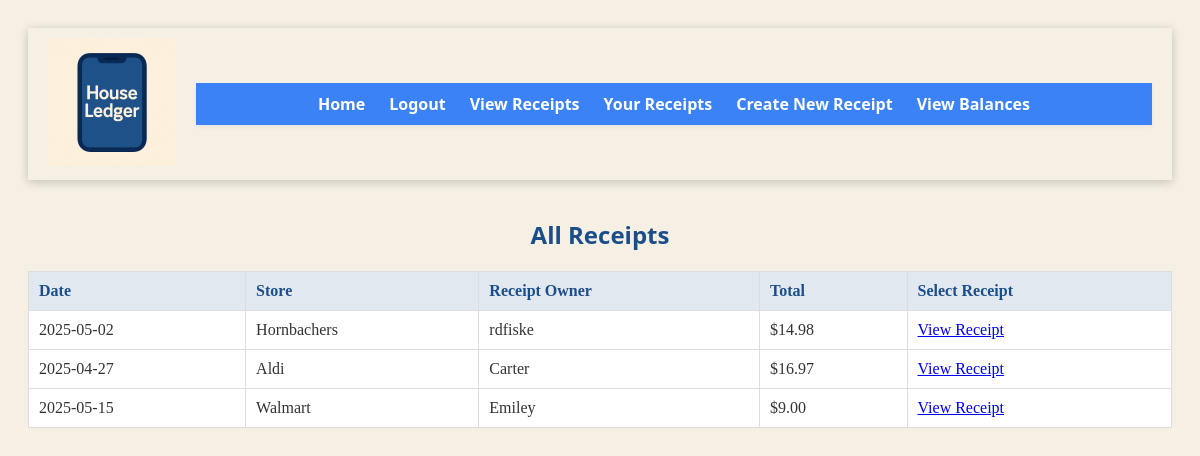
Page /view_receipts.php (signed in) on the committed database.
### tables this page shows
CREATE TABLE `receipts` (
  `receipt_id` int(11) NOT NULL,
  `user_id` int(11) NOT NULL,
  `store_name` varchar(256) NOT NULL,
  `receipt_date` date NOT NULL
);

CREATE TABLE `users` (
  `user_id` int(11) NOT NULL,
  `user_name` varchar(256) NOT NULL,
  `user_password` varchar(256) NOT NULL,
  `household_id` int(11) NOT NULL,
  `user_household_id` int(11) NOT NULL COMMENT 'Indicates position within the household'
);

### view_receipts.php (the view, shortened to what this page needs)
<!DOCTYPE HTML>
<html>
    <header>
            <?php include 'header.php'; ?>
        </header>
    <body>
        <br />
        <h2>All Receipts</h2>
        <table id="ordertable"> <! https://datatables.net/extensions/select/examples/initialisation/checkbox.html and https://www.washington.edu/accesscomputing/webd2/student/unit2/module5/lesson1.html>
            <thead>
                <tr>
                    <th scope="col" id="date">Date</th>
                    <th scope="col" id="store">Store</th>
                    <th scope="col" id="purchaser">Receipt Owner</th>
                    <th scope="col" id="total">Total</th>
                    <th scope="col" id="select_receipt">Select Receipt</th>
                </tr>
            </thead>
            <tbody>
                <?php
                    try {
                        $conn = OpenCon();
                        $user_id = $_SESSION["UserSession"];
                        $receipt_cost = "";
                        $result1 = $conn->query("SELECT household_id FROM users WHERE user_id = $user_id");
                        foreach ($result1 as $row1) {
                            $user_household_id = $row1["household_id"];
                            $result2 = $conn->query("SELECT user_id,user_name FROM users WHERE household_id = $user_household_id");
                            foreach($result2 as $row2) {
                                $user_id_inner = $row2["user_id"];
                                $user_name_inner = $row2["user_name"];
                                $result3 = $conn->query("SELECT receipt_id,store_name,receipt_date FROM receipts WHERE user_id = $user_id_inner");
                                foreach($result3 as $row3) {
                                    $store_name = $row3["store_name"];
                                    $receipt_date = $row3["receipt_date"];
                                    $receipt_id_per = $row3["receipt_id"];
                                    $result4 = $conn->query("SELECT SUM(item_cost) as items_cost FROM items WHERE receipt_id = $receipt_id_per");
                                    foreach($result4 as $row4) {
                                        $receipt_cost = $row4["items_cost"];
                                    }
                                    echo '<tr>
                                    <td>' . $receipt_date . '</td>
                                    <td>' . $store_name . '</td>
                                    <td>' . $user_name_inner . '</td>
                                    <td> $' . $receipt_cost . '</td>
                                    <td> <a href="view_receipt.php?viewReceipt=' . $receipt_id_per . '">View Receipt</td>
                                </tr>';
                                }
                            }
                        }
                    }
                    catch (mysqli_sql_Exception $e) {
                        echo "Error: " . $e->getMessage();
                    }
                ?>
            </tbody>
        </table>
</html>

### header.php (shortened to what this page needs)
<?php
$user_id = -12;
$logged_in = false;
if (isset($_SESSION["UserSession"])){
    $user_id = $_SESSION["UserSession"];
}
if ($user_id != -12){
    $logged_in = true;
}
echo '
<!DOCTYPE html>
    <head>
        <meta charset="UTF-8">
        <meta name="viewport" content="width=device-width, initial-scale=1.0">
        <link rel="stylesheet" href="style.css">
    </head>
    <header>
        <div class="header-wrapper">
            <div class="logo-bar">
                <img src="img/icon.png"class="logo">
            </div>
            <div class="header-container">
                <nav>
                    <ul class="topNav">
                        <li><a href="index.php"><b>Home</b></a></li>';
                        if($logged_in == true){ echo '<li><a  href="log_out.php"><b>Logout</b></a></li> ';}
                        if($logged_in == true){ echo '<li><a  href="view_receipts.php"><b>View Receipts</b></a></li> ' ;}
                        if($logged_in == true){ echo '<li><a  href="your_receipts.php"><b>Your Receipts</b></a></li> ' ;}
                        if($logged_in == true){ echo '<li><a  href="new_receipt.php"><b>Create New Receipt</b></a></li> ' ;}
                        if($logged_in == true){ echo '<li><a  href="view_balances.php"><b>View Balances</b></a></li> ' ;} echo '
                    </ul>
                </nav>
            </div>
        </div>
    </header>';
?>

### style.css (style rules this page uses)
h1, h2, h3, p, label, input, button, ul { font-family: 'Segoe UI', sans-serif; margin: 0; padding: 0; box-sizing: border-box; }
body { background-color: #f5efe4; color: #333; font-size: 16px; padding: 20px; min-height: 100vh; }
nav { width: 100%; }
h1, h2, h3 { color: #1a4e8a; margin-bottom: 10px; text-align: center; }
header { background-color: #ffffff; box-shadow: 0 2px 10px rgba(0, 0, 0, 0.1); margin-bottom: 20px; }
table { width: 100%; border-collapse: collapse; margin-top: 20px; background-color: white; }
th, td { border: 1px solid #ddd; padding: 10px; text-align: left; }
th { background-color: #e2e8f0; color: #1a4e8a; }
.logo-bar { background: transparent; padding: 0; margin-right: 20px; }
.logo { height: 128px; width: auto }
.header-wrapper { display: flex; align-items: center; justify-content: space-between; background-color: #f5efe4; padding: 10px 20px; }
.header-container { background-color: #3b82f6; flex: 1; padding: 10px 0; box-shadow: 0 2px 4px rgba(0, 0, 0, 0.05); display: flex; justify-content: center; }
.topNav { list-style: none; display: flex; justify-content: center; align-items: center; gap: 24px; margin: 0; padding: 0; }
.topNav li { display: inline-block; }
.topNav li a { color: white; text-decoration: none; font-weight: 500; font-size: 1rem; }

### rows in the picture
receipts: receipt_date "2025-05-02", store_name "Hornbachers", user.user_name "rdfiske", receipt_cost "14.98"
receipts: receipt_date "2025-04-27", store_name "Aldi", user.user_name "Carter", receipt_cost "16.97"
receipts: receipt_date "2025-05-15", store_name "Walmart", user.user_name "Emiley", receipt_cost "9.00"
